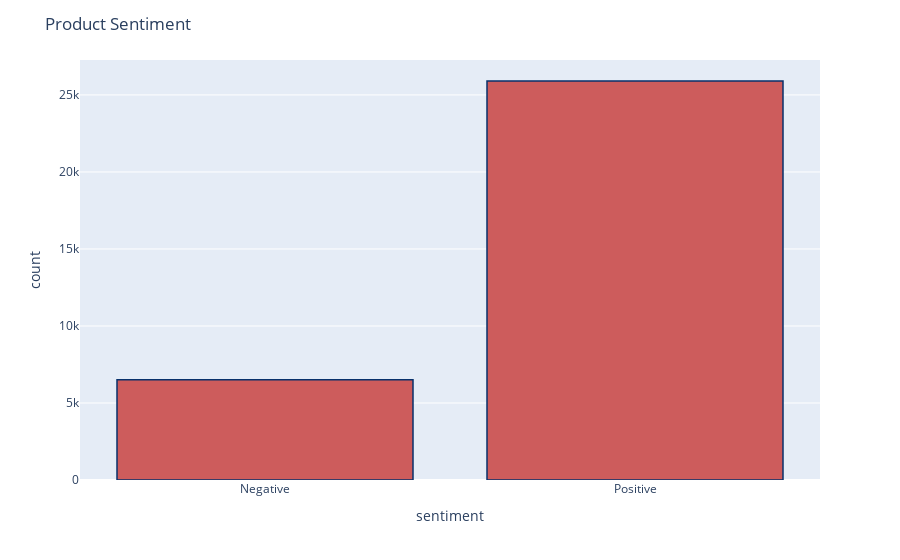

Here is the notebook cell this chart was saved with:
### Code cell
# Showing a graph of the distribution of the positive and negative reviews for this 
# Indian restaurants dataset. We have most than 25k positive, and about 7k negative.

import plotly
import plotly.express as px

indresto2['sentiment'] = indresto2['sentiment'].replace({-1 : 'Negative'})
indresto2['sentiment'] = indresto2['sentiment'].replace({1 : 'Positive'})

fig = px.histogram(indresto2, x="sentiment")
fig.update_traces(marker_color="indianred",marker_line_color='rgb(8,48,107)',
                  marker_line_width=1.5)
fig.update_layout(title_text='Product Sentiment')
fig.show()

### Figure 1 — Plotly figure (JSON) as saved in the notebook; plotly's stock layout.template omitted (floating-point values rounded to 4 significant figures; data arrays with more than 128 entries replaced by an {"elided": "..."} marker saying what was removed)
{"data": [{"alignmentgroup": "True", "bingroup": "x", "hovertemplate": "sentiment=%{x}<br>count=%{y}<extra></extra>", "legendgroup": "", "marker": {"color": "indianred", "line": {"color": "rgb(8,48,107)", "width": 1.5}, "pattern": {"shape": ""}}, "name": "", "offsetgroup": "", "orientation": "v", "showlegend": false, "type": "histogram", "x": {"elided": "32415 str values"}, "xaxis": "x", "yaxis": "y"}], "layout": {"barmode": "relative", "legend": {"tracegroupgap": 0}, "margin": {"t": 60}, "title": {"text": "Product Sentiment"}, "xaxis": {"anchor": "y", "domain": [0, 1], "title": {"text": "sentiment"}}, "yaxis": {"anchor": "x", "domain": [0, 1], "title": {"text": "count"}}}}
